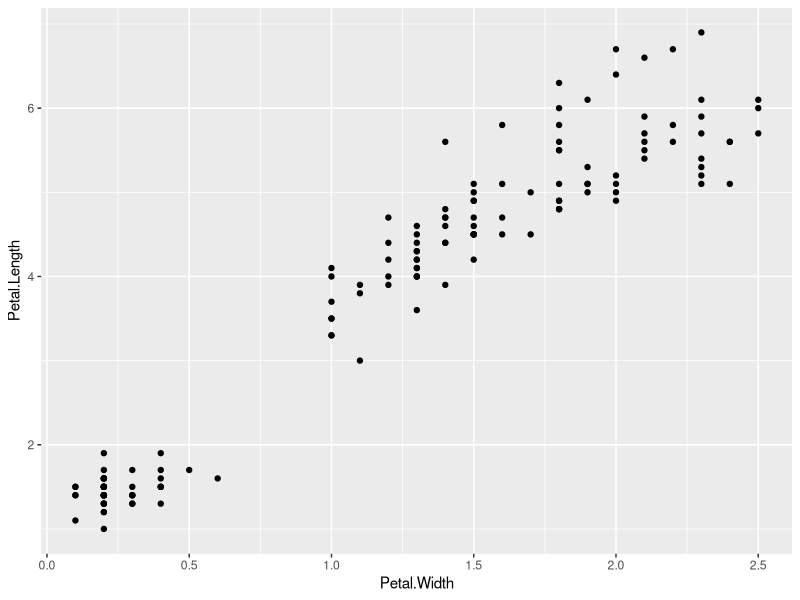

This chart was generated by the following R code:
## ---- chunk 1
knitr::opts_chunk$set(echo = TRUE)
## ---- chunk 2

library(tidyverse)

## ---- chunk 3

iris_scatter <- ggplot(iris, aes(x = Petal.Width, y = Petal.Length)) +
  geom_point()
iris_scatter

